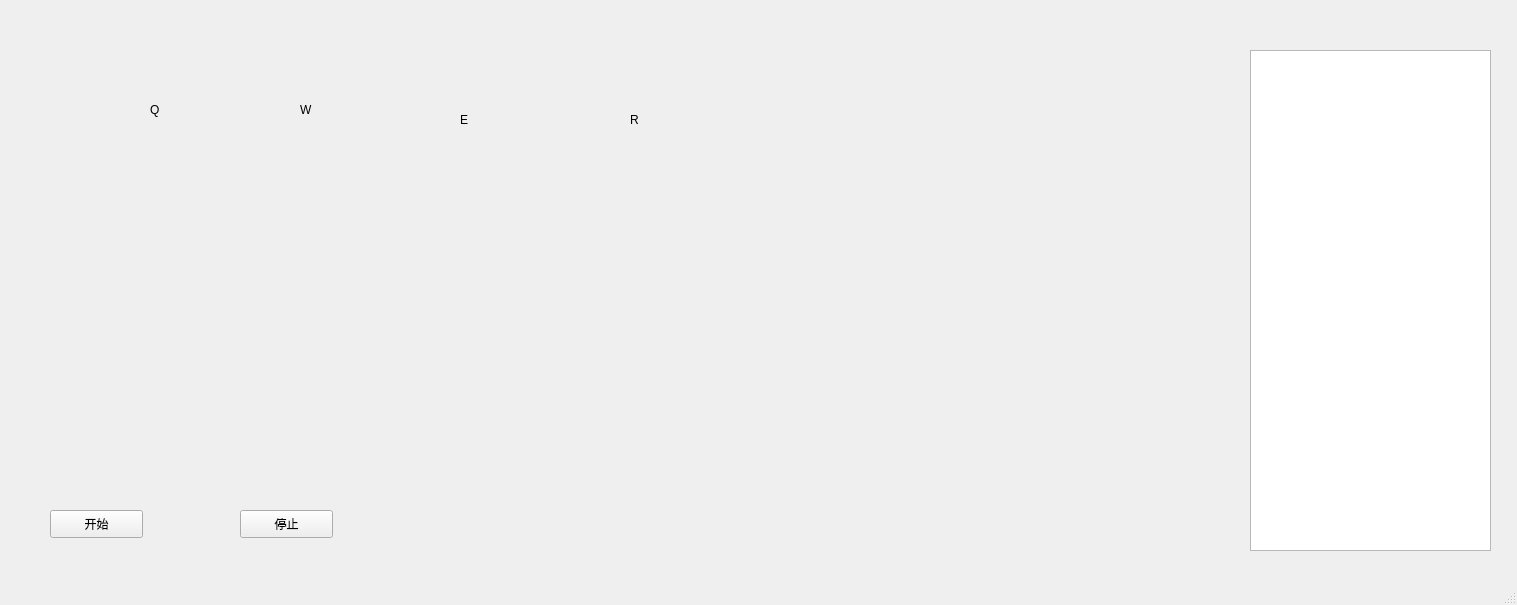
<?xml version="1.0" encoding="UTF-8"?>
<ui version="4.0">
 <class>MainWindow</class>
 <widget class="QMainWindow" name="MainWindow">
  <property name="geometry">
   <rect>
    <x>0</x>
    <y>0</y>
    <width>1517</width>
    <height>605</height>
   </rect>
  </property>
  <property name="windowTitle">
   <string>MainWindow</string>
  </property>
  <widget class="QWidget" name="centralwidget">
   <widget class="QPushButton" name="pushButton">
    <property name="geometry">
     <rect>
      <x>50</x>
      <y>510</y>
      <width>93</width>
      <height>28</height>
     </rect>
    </property>
    <property name="text">
     <string>开始</string>
    </property>
   </widget>
   <widget class="QPushButton" name="pushButton_2">
    <property name="geometry">
     <rect>
      <x>240</x>
      <y>510</y>
      <width>93</width>
      <height>28</height>
     </rect>
    </property>
    <property name="text">
     <string>停止</string>
    </property>
   </widget>
   <widget class="QLabel" name="label">
    <property name="geometry">
     <rect>
      <x>150</x>
      <y>100</y>
      <width>69</width>
      <height>19</height>
     </rect>
    </property>
    <property name="text">
     <string>Q</string>
    </property>
   </widget>
   <widget class="QLabel" name="label_2">
    <property name="geometry">
     <rect>
      <x>300</x>
      <y>100</y>
      <width>69</width>
      <height>19</height>
     </rect>
    </property>
    <property name="text">
     <string>W</string>
    </property>
   </widget>
   <widget class="QLabel" name="label_3">
    <property name="geometry">
     <rect>
      <x>460</x>
      <y>110</y>
      <width>69</width>
      <height>19</height>
     </rect>
    </property>
    <property name="text">
     <string>E</string>
    </property>
   </widget>
   <widget class="QLabel" name="label_4">
    <property name="geometry">
     <rect>
      <x>630</x>
      <y>110</y>
      <width>69</width>
      <height>19</height>
     </rect>
    </property>
    <property name="text">
     <string>R</string>
    </property>
   </widget>
   <widget class="QTextEdit" name="textEdit">
    <property name="geometry">
     <rect>
      <x>1250</x>
      <y>50</y>
      <width>241</width>
      <height>501</height>
     </rect>
    </property>
   </widget>
  </widget>
  <widget class="QMenuBar" name="menubar">
   <property name="geometry">
    <rect>
     <x>0</x>
     <y>0</y>
     <width>1517</width>
     <height>25</height>
    </rect>
   </property>
  </widget>
  <widget class="QStatusBar" name="statusbar"/>
 </widget>
 <resources/>
 <connections/>
</ui>
